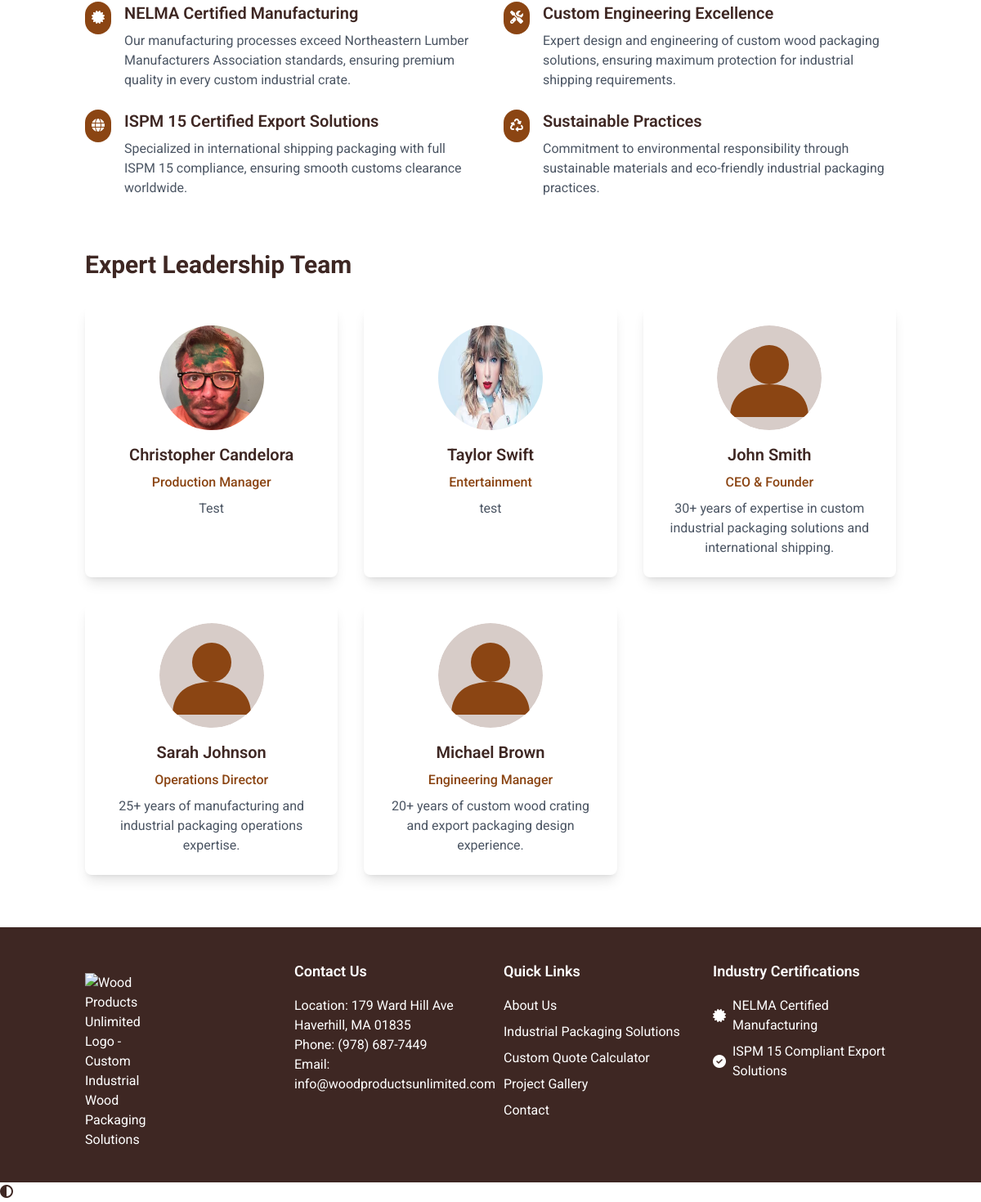
The app's page /about (lower part), older data.
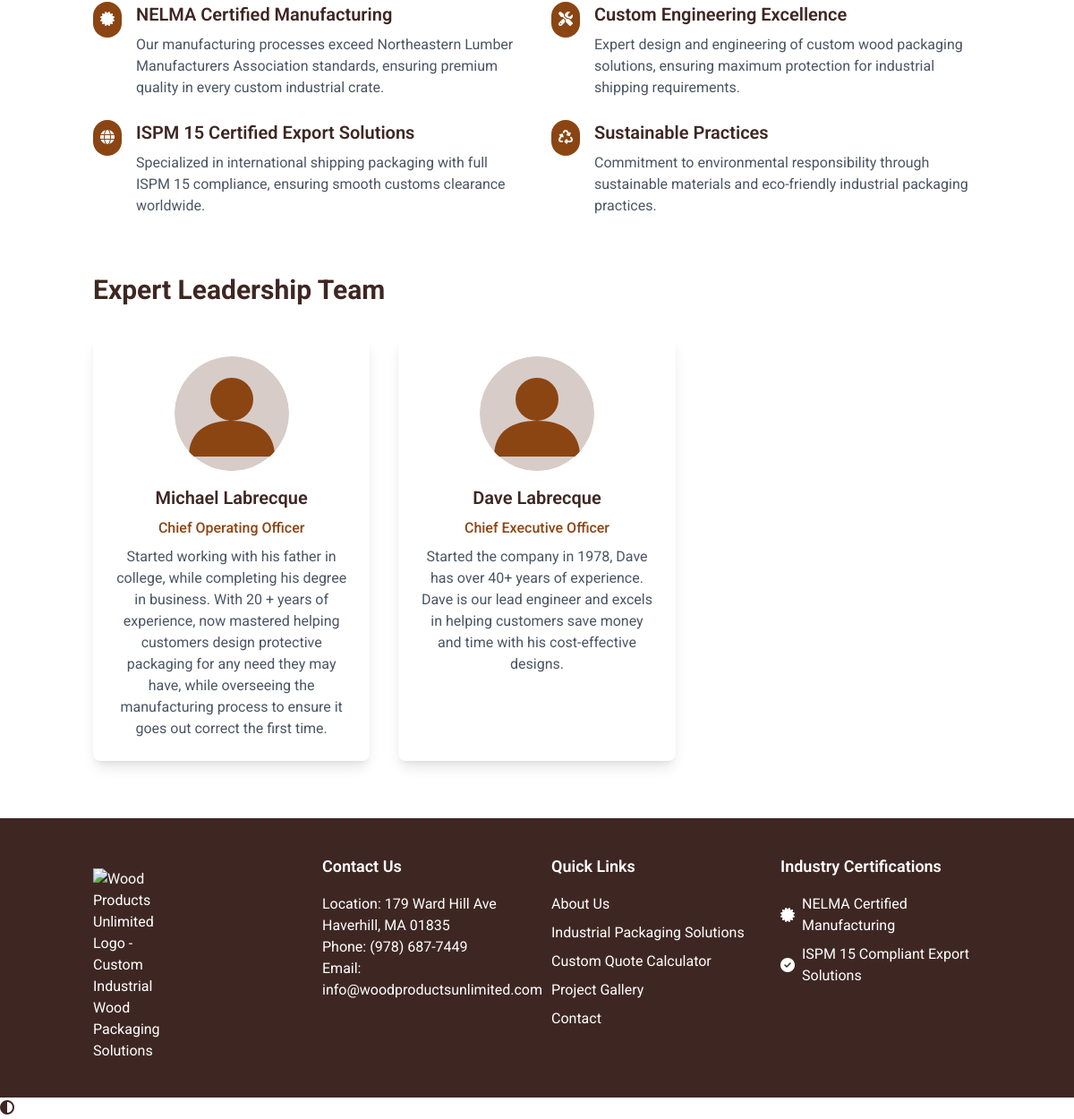
The same page, newer data.
### models.py (models this page shows)
class TeamMember(db.Model):
    id = db.Column(db.Integer, primary_key=True)
    name = db.Column(db.String(80), nullable=False)
    role = db.Column(db.String(80), nullable=False)
    bio = db.Column(db.Text, nullable=False)
    image_url = db.Column(db.String(200), nullable=False, default='/static/images/avatar-placeholder.svg')
    order = db.Column(db.Integer, default=0)
    is_active = db.Column(db.Boolean, default=True)
    created_at = db.Column(db.DateTime, default=datetime.utcnow)
    updated_at = db.Column(db.DateTime, default=datetime.utcnow, onupdate=datetime.utcnow)

### routes/public/routes.py (the view)
@public.route('/about')
def about():
    team_members = TeamMember.query.filter_by(is_active=True).order_by(
        TeamMember.order.asc()).all()
    return render_template('about.html', team_members=team_members)

### templates/about.html (shortened to what this page needs)
{% extends "base.html" %}
{% block content %}
<div class="container mx-auto px-4 py-16">
    <div class="mb-16">
        <div class="grid grid-cols-1 md:grid-cols-2 gap-8">
            <div class="space-y-6">
                <div class="flex items-start">
                    <div class="bg-wood-brown rounded-full p-2 mr-4">
                        <i class="fas fa-certificate text-white"></i>
                    </div>
                    <div>
                        <h3 class="text-xl font-semibold mb-2">NELMA Certified Manufacturing</h3>
                        <p class="text-gray-600">Our manufacturing processes exceed Northeastern Lumber Manufacturers Association standards, ensuring premium quality in every custom industrial crate.</p>
                    </div>
                </div>
                <div class="flex items-start">
                    <div class="bg-wood-brown rounded-full p-2 mr-4">
                        <i class="fas fa-globe text-white"></i>
                    </div>
                    <div>
                        <h3 class="text-xl font-semibold mb-2">ISPM 15 Certified Export Solutions</h3>
                        <p class="text-gray-600">Specialized in international shipping packaging with full ISPM 15 compliance, ensuring smooth customs clearance worldwide.</p>
                    </div>
                </div>
            </div>
            <div class="space-y-6">
                <div class="flex items-start">
                    <div class="bg-wood-brown rounded-full p-2 mr-4">
                        <i class="fas fa-tools text-white"></i>
                    </div>
                    <div>
                        <h3 class="text-xl font-semibold mb-2">Custom Engineering Excellence</h3>
                        <p class="text-gray-600">Expert design and engineering of custom wood packaging solutions, ensuring maximum protection for industrial shipping requirements.</p>
                    </div>
                </div>
                <div class="flex items-start">
                    <div class="bg-wood-brown rounded-full p-2 mr-4">
                        <i class="fas fa-recycle text-white"></i>
                    </div>
                    <div>
                        <h3 class="text-xl font-semibold mb-2">Sustainable Practices</h3>
                        <p class="text-gray-600">Commitment to environmental responsibility through sustainable materials and eco-friendly industrial packaging practices.</p>
                    </div>
                </div>
            </div>
        </div>
    </div>
    <div>
        <h2 class="text-3xl font-bold mb-8">Expert Leadership Team</h2>
        <div class="grid grid-cols-1 md:grid-cols-3 gap-8">
            {% for member in team_members %}
            <div class="bg-white rounded-lg shadow-lg p-6 text-center">
                <img src="{{ member.image_url }}" alt="{{ member.name }} - {{ member.role }} at Wood Products Unlimited" class="w-32 h-32 mx-auto mb-4 rounded-full">
                <h3 class="text-xl font-semibold mb-2">{{ member.name }}</h3>
                <p class="text-wood-brown font-medium mb-2">{{ member.role }}</p>
                <p class="text-gray-600">{{ member.bio }}</p>
            </div>
            {% endfor %}
        </div>
    </div>
</div>
{% endblock %}

### templates/base.html (shortened to what this page needs)
<!doctype html>
<html lang="en">
    <head>
        <link
            href="{{ url_for('static', filename='css/tailwind.css') }}"
            rel="stylesheet"
        />
        <link
            href="{{ url_for('static', filename='css/custom.css') }}"
            rel="stylesheet"
        />
    </head>
    <body class="flex flex-col min-h-screen bg-white text-wood-dark">
        <main id="main-content">
         {% block content %}{% endblock %}
        <footer class="bg-wood-dark text-wood-light mt-auto py-10">
            <div class="container mx-auto px-4">
                <div class="grid grid-cols-1 md:grid-cols-4 gap-8">
                    <div>
                        <picture>
                            <source srcset="{{ url_for('static', filename='images/wpulogo350.webp') }}" type="image/webp">
                            <img src="{{ url_for('static', filename='images/wpulogo350.png') }}"
                                class="max-w-24 mt-4"
                                alt="Wood Products Unlimited Logo - Custom Industrial Wood Packaging Solutions"
                                loading="eager"
                                fetchpriority="high"
                                decoding="sync"
                            />
                        </picture>
                    </div>
                    <div>
                        <h2 class="text-lg font-semibold mb-4">Contact Us</h2>
                        <p>
                            Location: 179 Ward Hill Ave <br />
                             Haverhill, MA 01835<br />
                            Phone: (978) 687-7449<br />
                            Email: info@woodproductsunlimited.com
                        </p>
                    </div>
                    <div>
                        <h2 class="text-lg font-semibold mb-4">Quick Links</h2>
                        <ul class="space-y-2">
                            <li>
                                <a href="/about" class="hover:text-wood-accent"
                                    >About Us</a
                                >
                            </li>
                            <li>
                                <a
                                    href="/products"
                                    class="hover:text-wood-accent"
                                    >Industrial Packaging Solutions</a
                                >
                            </li>
                            <li>
                                <a href="/quote" class="hover:text-wood-accent"
                                    >Custom Quote Calculator</a
                                >
                            </li>
                            <li>
                                <a
                                    href="/gallery"
                                    class="hover:text-wood-accent"
                                    >Project Gallery</a
                                >
                            </li>
                            <li>
                                <a
                                    href="/contact"
                                    class="hover:text-wood-accent"
                                    >Contact</a
                                >
                            </li>
                        </ul>
                    </div>
                    <div>
                        <h2 class="text-lg font-semibold mb-4">
                            Industry Certifications
                        </h2>
                        <ul class="space-y-2">
                            <li class="flex items-center">
                                <i class="fas fa-certificate mr-2"></i>NELMA
                                Certified Manufacturing
                            </li>
                            <li class="flex items-center">
                                <i class="fas fa-check-circle mr-2"></i>ISPM 15
                                Compliant Export Solutions
                            </li>
                        </ul>
                    </div>
                </div>
            </div>
        </footer>
        <button id="high-contrast-toggle"
                class="high-contrast-toggle"
                aria-label="Toggle high contrast mode"
                aria-pressed="false"
                onclick="toggleHighContrast()">
            <i class="fas fa-adjust" aria-hidden="true"></i>
        </button>
    </body>
</html>

Row changes from the older to the newer data that the page shows:
removed TeamMember: image_url (picture), name "Christopher Candelora", role "Production Manager", bio "Test"
removed TeamMember: image_url (picture), name "Taylor Swift", role "Entertainment", bio "test"
removed TeamMember: image_url (placeholder picture), name "John Smith", role "CEO & Founder", bio "30+ years of expertise in custom industrial packaging solutions and international shipping."
removed TeamMember: image_url (placeholder picture), name "Sarah Johnson", role "Operations Director", bio "25+ years of manufacturing and industrial packaging operations expertise."
removed TeamMember: image_url (placeholder picture), name "Michael Brown", role "Engineering Manager", bio "20+ years of custom wood crating and export packaging design experience."
added TeamMember: image_url (placeholder picture), name "Michael Labrecque", role "Chief Operating Officer", bio "Started working with his father in college, while completing his degree in business. With 20 + years of experience, now mastered helping customers design protective packaging for any need they may have, while overseeing the manufacturing process to ensure it goes out correct the first time."
added TeamMember: image_url (placeholder picture), name "Dave Labrecque", role "Chief Executive Officer", bio "Started the company in 1978, Dave has over 40+ years of experience. Dave is our lead engineer and excels in helping customers save money and time with his cost-effective designs."
